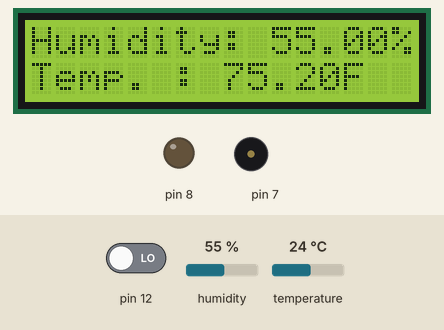
The sketch below on a simulated Arduino Uno, built with avr-gcc and run on an emulated ATmega328P. Shown: 16×2 character LCD, output pins drawn as LEDs (lit = HIGH), buzzer (waves = sounding). Dashed ring = blinking. The inputs (shaded band) are chosen by the test bench; at power-on: temperature 24 °C, humidity 55 %, pin 12 LOW. What the sketch prints to the serial monitor is not drawn.

Above: at 7.7 s.
7.8 s: temperature set to 28 °C
At 9.2 s:
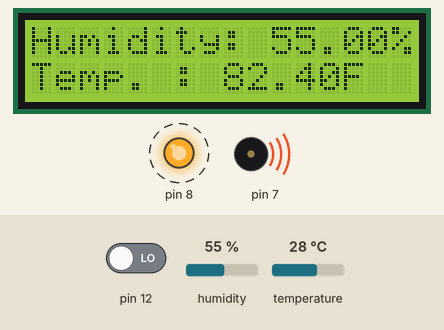
13.8 s: temperature set to 12 °C
At 15.5 s:
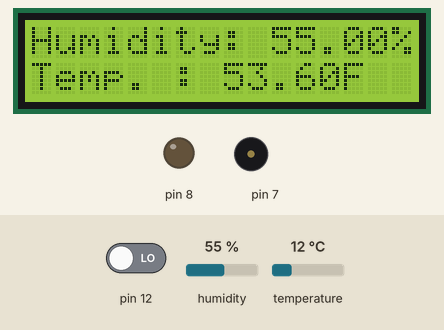
16.4 s: humidity set to 22 %
At 18.1 s:
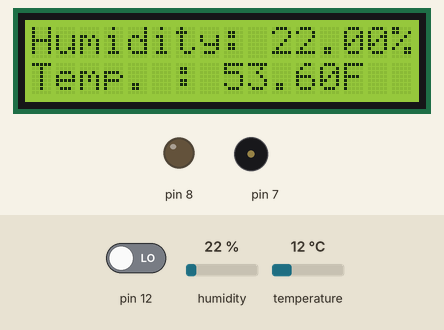
18.5 s: humidity set to 40 %
At 20.6 s:
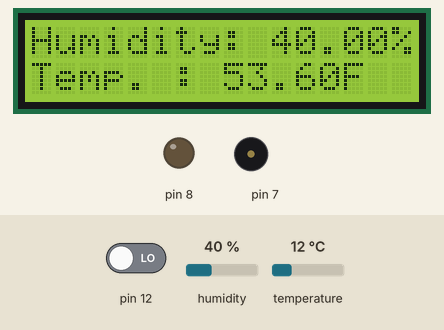
Timing chart, 0 to 21.6 s (numbered marks = the images above; inputs shaded):
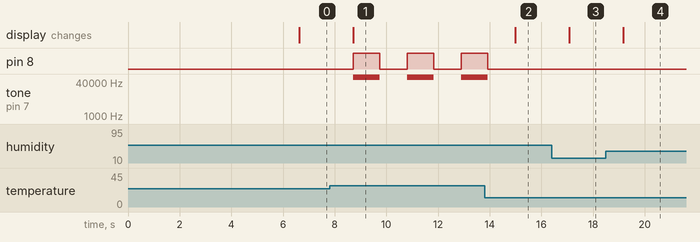

The sketch:

DHT_Thermometer.ino
```cpp
#include <DHT.h>
#include <Wire.h>
#include <LiquidCrystal_I2C.h>

const int dht_sensor = A3;
DHT dht(dht_sensor, DHT11);

LiquidCrystal_I2C lcd(0x27,16,2);

float tempf;
float humidity;

uint8_t LED = 2;
uint16_t buzzer = 65535;

void disarm();
void sensorRead();
void blink();
void buzz();

void setup() {

  lcd.init();
  lcd.backlight();

  pinMode(8, OUTPUT);
  pinMode(12, INPUT);

  Serial.begin(9600);

  delay(500);
  Serial.println("DHT Sensor/Humidity test:\n");

  delay(1000);
  dht.begin();
  delay(5000);

}

void loop() {

  disarm();
  sensorRead();
  blink();
  buzz();

  delay(1000);

}

void blink() {

  if (tempf >= 80) {
    LED++;
  }

  else {
    LED = 2;
  }

  uint8_t ledIndicator = ((LED % 2) > 0) ? 1 : 0;
  digitalWrite(8, ledIndicator);

}

void buzz() {

  if ((LED % 2) > 0) {
    tone(7, buzzer);
  }

  else {
    noTone(7);
  }
}

void disarm() {

  if (digitalRead(12)==HIGH) {
    while (tempf >= 80) {
      digitalWrite(8, LOW);
      noTone(7);
      sensorRead();
      delay(1000);

    }
  }
}

void sensorRead() {

  tempf = dht.readTemperature(true);
  humidity = dht.readHumidity();

  lcd.setCursor(0,0);
  lcd.print("Humidity: ");
  lcd.setCursor(10,0);
  lcd.print(humidity);
  lcd.setCursor(15,0);
  lcd.print("%");

  lcd.setCursor(0,1);
  lcd.print("Temp. : ");
  lcd.setCursor(8,1);
  lcd.print(tempf);
  lcd.setCursor(13,1);
  lcd.print("F");

  Serial.print(humidity);
  Serial.print("% ");
  Serial.print(tempf);
  Serial.print("F ");
  Serial.println(LED);

}
```

Measured:
- the behaviour switches between 26 and 27 °C on temperature (found by bisection; images 0 and 1)
- after the input at 7.8 s, pin 8: alternates HIGH for 1.0 s and LOW for 1.1 s, starting after 0.91 s; tone on pin 7: alternates 65535 Hz for 1.0 s and silent for 1.1 s, starting after 0.91 s; the display: changes after 0.91 s (image 1)
- after the input at 13.8 s, pin 8: goes on until 13.9 s, then stays LOW; tone on pin 7: goes on until 13.9 s, then stays silent; the display: changes after 1.2 s (image 2)
- after the input at 16.4 s, the display: changes after 0.68 s (image 3)
- after the input at 18.5 s, the display: changes after 0.68 s (image 4)
